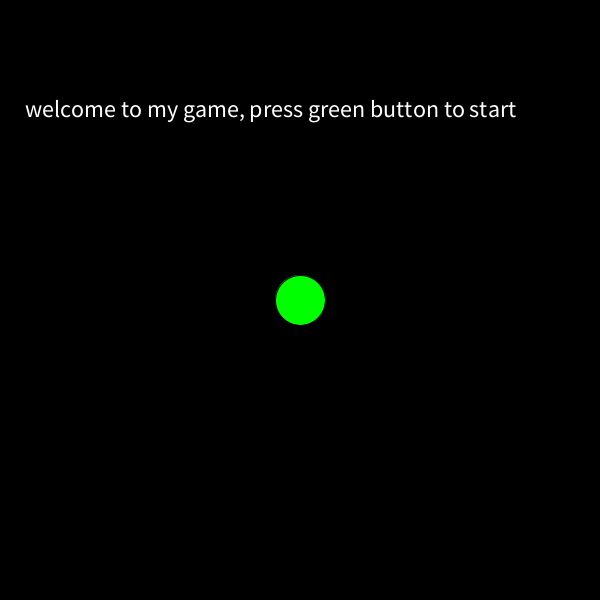
Frame 1 (no input)
Frame 60 (the mouse pressed at the canvas centre just before this capture): identical to frame 1, image omitted
Frame 120 (the mouse held since frame 60 and released just before this capture): identical to frame 1, image omitted

The Processing sketch that drew this single still picture (run headless with seeded random() and noise(); from frame 60 on, the mouse is pressed at the canvas centre):

// Processing sketch: switch_inClass
// ── switch_inClass.pde
int screen = 0; 

void setup(){
  size(600, 600); 
}

void draw(){
  switch(screen){
    case 0: 
      startScreen(); 
    break; 
    case 1: 
      gameScreen();
      //if(lives < 0){ screen = 2; }
    break; 
    case 2: 
      gameOver(); 
    break; 
  }
}

void mousePressed(){
  ////first button 
  //if(screen == 0){
  //  if(dist(mouseX, mouseY, width/2, height/2)<25){
  //    println("button clicked"); 
  //    screen = 1; 
  //  }
  //}
  ////second button 
  //if(screen == 1){
  //  if(dist(mouseX, mouseY, 100, 100)< 25){
  //     screen = 2; 
  //  }
  //}  
}

void keyPressed(){
  screen ++; 
}
void startScreen(){
  background(0); 
  textSize(24); 
  fill(255); 
  text("welcome to my game, press green button to start", 25, 100, width-25, 100); 
  
  fill(0, 255, 0); 
  ellipse(width/2, height/2, 50, 50); 
}

void gameScreen(){
  background(255,0,0); 
  fill(0, 255, 0); 
  ellipse(100, 100, 50, 50); 
}

 void gameOver(){
   background(0, 0, 255); 
   text("GAME OVER", 10, 100); 
 }

//end screen(); 
